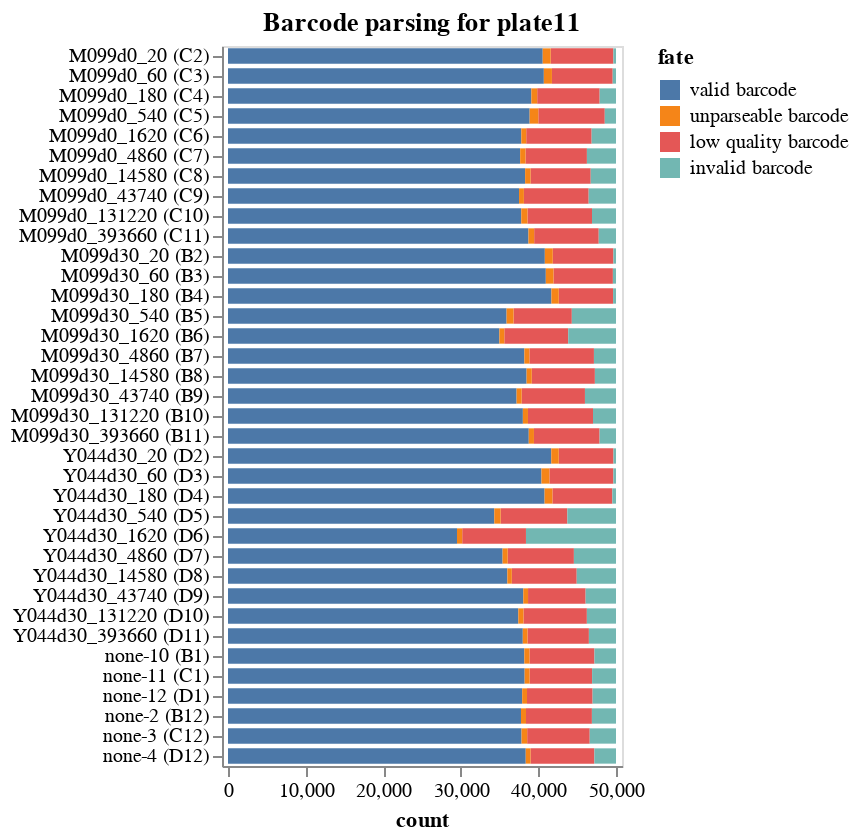

The code cell stored with this chart in its notebook:
### Markdown cell above
## Statistics on barcode-parsing for each sample
Make interactive chart of the "fates" of the sequencing reads parsed for each sample on the plate.

If most sequencing reads are not "valid barcodes", this could potentially indicate some problem in the sequencing or barcode set you are parsing.

Potential fates are:
 - *valid barcode*: barcode that matches a known virus or neutralization standard, we hope most reads are this.
 - *invalid barcode*: a barcode with proper flanking sequences, but does not match a known virus or neutralization standard. If you  have a lot of reads of this type, it is probably a good idea to look at the invalid barcode CSVs (in the `./results/barcode_invalid/` subdirectory created by the pipeline) to see what these invalid barcodes are.
 - *unparseable barcode*: could not parse a barcode from this read as there was not a sequence of the correct length with the appropriate flanking sequence.
 - *low quality barcode*: low-quality or `N` nucleotides in barcode, could indicate problem with sequencing.
 - *failed chastity filter*: reads that failed the Illumina chastity filter, if these are reported in the FASTQ (they may not be).

Also, if the number of reads per sample is very uneven, that could indicate that you did not do a good job of balancing the different samples in the Illumina sequencing.

### Code cell
fates = (
    pd.concat([pd.read_csv(f).assign(sample=s) for f, s in zip(fate_csvs, samples)])
    .merge(samples_df, validate="many_to_one", on="sample")
    .assign(
        fate_counts=lambda x: x.groupby("fate")["count"].transform("sum"),
        sample_well=lambda x: x["sample_noplate"] + " (" + x["well"] + ")",
    )
    .query("fate_counts > 0")[  # only keep fates with at least one count
        ["fate", "count", "well", "serum_replicate", "sample_well", "dilution_factor"]
    ]
)

assert len(fates) == len(fates.drop_duplicates())

serum_replicates = sorted(fates["serum_replicate"].unique())
sample_wells = list(
    fates.sort_values(["serum_replicate", "dilution_factor"])["sample_well"]
)
            

serum_selection = alt.selection_point(
    fields=["serum_replicate"],
    bind=alt.binding_select(
        options=[None] + serum_replicates,
        labels=["all"] + serum_replicates,
        name="serum",
    ),
)

fates_chart = (
    alt.Chart(fates)
    .add_params(serum_selection)
    .transform_filter(serum_selection)
    .encode(
        alt.X("count", scale=alt.Scale(nice=False, padding=3)),
        alt.Y(
            "sample_well",
            title=None,
            sort=sample_wells,
        ),
        alt.Color("fate", sort=sorted(fates["fate"].unique(), reverse=True)),
        alt.Order("fate", sort="descending"),
        tooltip=fates.columns.tolist(),
    )
    .mark_bar(height={"band": 0.85})
    .properties(
        height=alt.Step(10),
        width=200,
        title=f"Barcode parsing for {plate}",
    )
    .configure_axis(grid=False)
)

fates_chart

### Figure 1 — Vega-Lite specification as saved in the notebook (floating-point values rounded to 4 significant figures; data arrays with more than 128 entries replaced by an {"elided": "..."} marker saying what was removed)
{"config": {"view": {"continuousWidth": 300, "continuousHeight": 300}, "axis": {"grid": false}}, "data": {"name": "data-65c88dd4b5091024fc8b6f005f84637e"}, "mark": {"type": "bar", "height": {"band": 0.85}}, "encoding": {"color": {"field": "fate", "sort": ["valid barcode", "unparseable barcode", "low quality barcode", "invalid barcode"], "type": "nominal"}, "order": {"field": "fate", "sort": "descending", "type": "nominal"}, "tooltip": [{"field": "fate", "type": "nominal"}, {"field": "count", "type": "quantitative"}, {"field": "well", "type": "nominal"}, {"field": "serum_replicate", "type": "nominal"}, {"field": "sample_well", "type": "nominal"}, {"field": "dilution_factor", "type": "quantitative"}], "x": {"field": "count", "scale": {"nice": false, "padding": 3}, "type": "quantitative"}, "y": {"field": "sample_well", "sort": {"elided": "144 str values"}, "title": null, "type": "nominal"}}, "height": {"step": 10}, "params": [{"name": "param_9", "select": {"type": "point", "fields": ["serum_replicate"]}, "bind": {"input": "select", "options": [null, "M099d0", "M099d30", "Y044d30", "none-10", "none-11", "none-12", "none-2", "none-3", "none-4"], "labels": ["all", "M099d0", "M099d30", "Y044d30", "none-10", "none-11", "none-12", "none-2", "none-3", "none-4"], "name": "serum"}}], "title": "Barcode parsing for plate11", "transform": [{"filter": {"param": "param_9"}}], "width": 200, "$schema": "https://vega.github.io/schema/vega-lite/v5.16.3.json", "datasets": {"data-65c88dd4b5091024fc8b6f005f84637e": {"elided": "144 records"}}}
